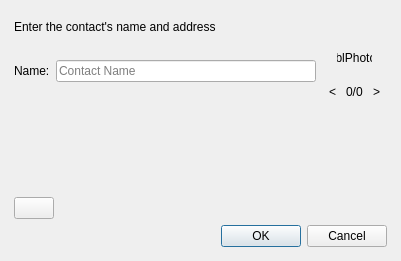
<?xml version="1.0" encoding="UTF-8"?>
<ui version="4.0">
 <class>AddMetaContactDialog</class>
 <widget class="QDialog" name="AddMetaContactDialog">
  <property name="geometry">
   <rect>
    <x>0</x>
    <y>0</y>
    <width>401</width>
    <height>261</height>
   </rect>
  </property>
  <layout class="QVBoxLayout" name="verticalLayout_2">
   <property name="leftMargin">
    <number>14</number>
   </property>
   <property name="topMargin">
    <number>20</number>
   </property>
   <property name="rightMargin">
    <number>14</number>
   </property>
   <property name="bottomMargin">
    <number>14</number>
   </property>
   <item>
    <widget class="QLabel" name="lblCaption">
     <property name="text">
      <string>Enter the contact's name and address</string>
     </property>
    </widget>
   </item>
   <item>
    <layout class="QHBoxLayout" name="horizontalLayout_4">
     <item>
      <widget class="QLabel" name="lblNick">
       <property name="text">
        <string>Name:</string>
       </property>
       <property name="buddy">
        <cstring>lneNick</cstring>
       </property>
      </widget>
     </item>
     <item>
      <widget class="QLineEdit" name="lneNick">
       <property name="placeholderText">
        <string>Contact Name</string>
       </property>
      </widget>
     </item>
     <item>
      <widget class="QWidget" name="wdtPhoto" native="true">
       <layout class="QVBoxLayout" name="verticalLayout">
        <property name="margin">
         <number>0</number>
        </property>
        <item>
         <layout class="QHBoxLayout" name="horizontalLayout_3">
          <item>
           <spacer name="horizontalSpacer_2">
            <property name="orientation">
             <enum>Qt::Horizontal</enum>
            </property>
            <property name="sizeType">
             <enum>QSizePolicy::Preferred</enum>
            </property>
            <property name="sizeHint" stdset="0">
             <size>
              <width>0</width>
              <height>20</height>
             </size>
            </property>
           </spacer>
          </item>
          <item>
           <widget class="QLabel" name="lblPhoto">
            <property name="sizePolicy">
             <sizepolicy hsizetype="Fixed" vsizetype="Fixed">
              <horstretch>0</horstretch>
              <verstretch>0</verstretch>
             </sizepolicy>
            </property>
            <property name="minimumSize">
             <size>
              <width>35</width>
              <height>35</height>
             </size>
            </property>
            <property name="maximumSize">
             <size>
              <width>35</width>
              <height>35</height>
             </size>
            </property>
            <property name="text">
             <string notr="true">lblPhoto</string>
            </property>
            <property name="alignment">
             <set>Qt::AlignCenter</set>
            </property>
           </widget>
          </item>
          <item>
           <spacer name="horizontalSpacer_3">
            <property name="orientation">
             <enum>Qt::Horizontal</enum>
            </property>
            <property name="sizeType">
             <enum>QSizePolicy::Preferred</enum>
            </property>
            <property name="sizeHint" stdset="0">
             <size>
              <width>0</width>
              <height>20</height>
             </size>
            </property>
           </spacer>
          </item>
         </layout>
        </item>
        <item>
         <layout class="QHBoxLayout" name="horizontalLayout">
          <property name="spacing">
           <number>3</number>
          </property>
          <item>
           <widget class="QToolButton" name="tlbPhotoPrev">
            <property name="text">
             <string notr="true">&lt;</string>
            </property>
            <property name="autoRepeat">
             <bool>true</bool>
            </property>
            <property name="autoRaise">
             <bool>true</bool>
            </property>
           </widget>
          </item>
          <item>
           <widget class="QLabel" name="lblPhotoIndex">
            <property name="text">
             <string notr="true">0/0</string>
            </property>
           </widget>
          </item>
          <item>
           <widget class="QToolButton" name="tlbPhotoNext">
            <property name="text">
             <string notr="true">&gt;</string>
            </property>
            <property name="autoRepeat">
             <bool>true</bool>
            </property>
            <property name="autoRaise">
             <bool>true</bool>
            </property>
           </widget>
          </item>
         </layout>
        </item>
       </layout>
      </widget>
     </item>
    </layout>
   </item>
   <item>
    <widget class="QScrollArea" name="scaItems">
     <property name="frameShape">
      <enum>QFrame::NoFrame</enum>
     </property>
     <property name="horizontalScrollBarPolicy">
      <enum>Qt::ScrollBarAlwaysOff</enum>
     </property>
     <property name="widgetResizable">
      <bool>true</bool>
     </property>
     <widget class="QWidget" name="wdtItems">
      <property name="geometry">
       <rect>
        <x>0</x>
        <y>0</y>
        <width>373</width>
        <height>76</height>
       </rect>
      </property>
     </widget>
    </widget>
   </item>
   <item>
    <layout class="QHBoxLayout" name="horizontalLayout_2">
     <item>
      <widget class="QPushButton" name="pbtAddItem"/>
     </item>
     <item>
      <spacer name="horizontalSpacer">
       <property name="orientation">
        <enum>Qt::Horizontal</enum>
       </property>
       <property name="sizeHint" stdset="0">
        <size>
         <width>40</width>
         <height>20</height>
        </size>
       </property>
      </spacer>
     </item>
    </layout>
   </item>
   <item>
    <widget class="QDialogButtonBox" name="dbbButtons">
     <property name="orientation">
      <enum>Qt::Horizontal</enum>
     </property>
     <property name="standardButtons">
      <set>QDialogButtonBox::Cancel|QDialogButtonBox::Ok</set>
     </property>
    </widget>
   </item>
  </layout>
 </widget>
 <layoutdefault spacing="6" margin="11"/>
 <resources/>
 <connections/>
</ui>
